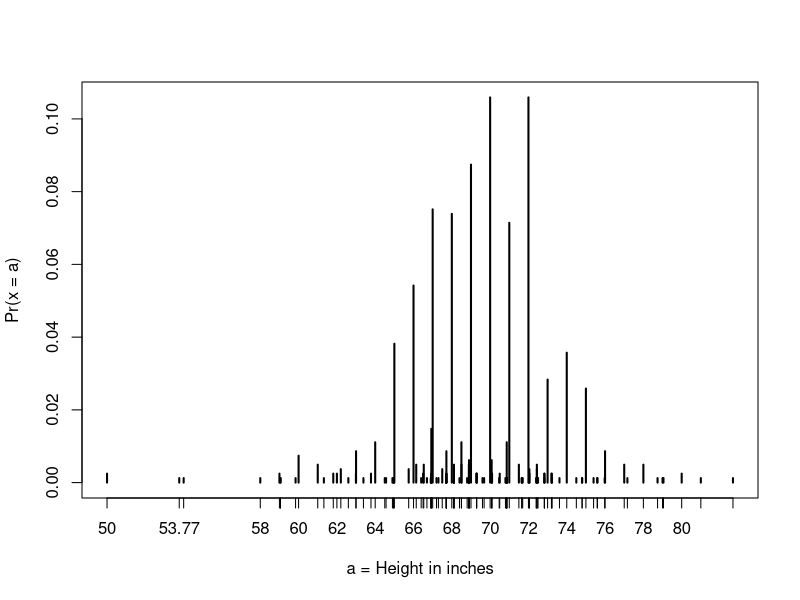

Recreate this plot in R.
library(tidyverse)
library(dslabs)
data(heights)
x <- heights %>% filter(sex=="Male") %>% pull(height)

# the probability that a male is taller than 70.5 inches
1 - pnorm(70.5, mean(x), sd(x))

# Discretization and the normal approximation:

# plot distribution of exact heights in data
plot(prop.table(table(x)), xlab = "a = Height in inches", ylab = "Pr(x = a)")

# probabilities in actual data over length 1 ranges containing an integer
mean(x <= 68.5) - mean(x <= 67.5)
mean(x <= 69.5) - mean(x <= 68.5)
mean(x <= 70.5) - mean(x <= 69.5)

# probabilities in normal approximation match well
pnorm(68.5, mean(x), sd(x)) - pnorm(67.5, mean(x), sd(x))
pnorm(69.5, mean(x), sd(x)) - pnorm(68.5, mean(x), sd(x))
pnorm(70.5, mean(x), sd(x)) - pnorm(69.5, mean(x), sd(x))

# probabilities in actual data over other ranges don't match normal approx as well
mean(x <= 70.9) - mean(x <= 70.1)
pnorm(70.9, mean(x), sd(x)) - pnorm(70.1, mean(x), sd(x))
